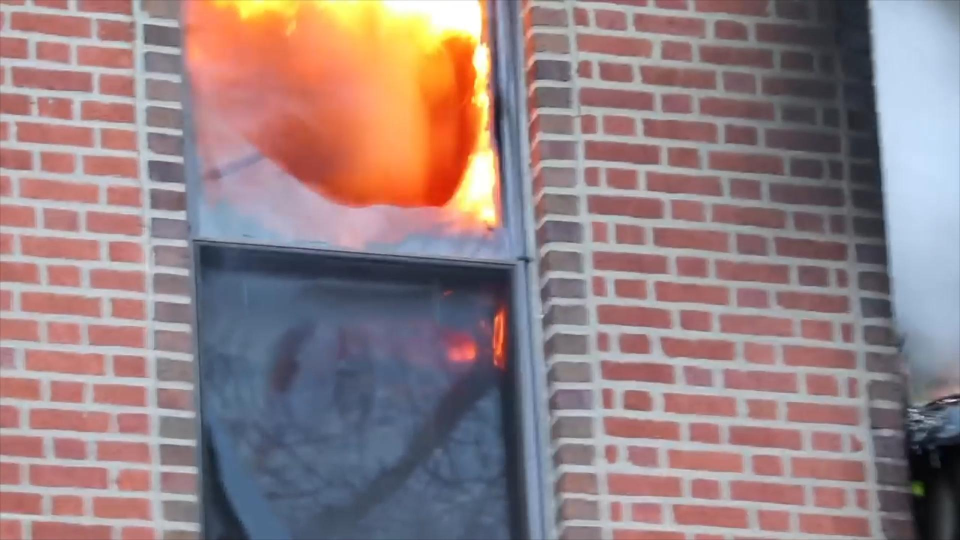
#> input picture imagenes/images_prepped_train/img(1).jpg, 1920 x 1080 px (shown at 1/2 size); its folder holds only this picture in this run
$ jupyter execute --allow-errors P_calculation.ipynb
#> lines starting #> are read from the running program, lines starting #| are printed output that depends on the picture
[cell 1]
from skimage import io
from skimage.color import rgb2lab
import numpy as np
import matplotlib.pyplot as plt

[cell 2]
plt.gray()

[cell 3]
buckets = 24
la = np.zeros((buckets,buckets))
lb = np.zeros((buckets,buckets))
ab = np.zeros((buckets,buckets))

[cell 4]
# Para discretizar después
limitesL = np.arange(100/24, 100, 100/24)
limitesab = np.arange(-128, 127, 256/24)

[cell 5]
def load_image(i):
#> called with i = 1
    img_rgb = io.imread("imagenes/images_prepped_train/img("+str(i)+").jpg").astype("float32") / 255
    img_lab = rgb2lab(img_rgb)
#> img_lab: shape (1080, 1920, 3) float32; mean of channels 0, 1, 2 55.6, 9.6, 2.1

    img_mask = io.imread("imagenes/annotations_prepped_train/img("+str(i)+").png").astype("float32") / 255
    pixeles_fuego = img_lab[img_mask == 1.0]

    L = np.searchsorted(limitesL, pixeles_fuego[:,0])
    a = np.searchsorted(limitesab, pixeles_fuego[:,1])
    b = np.searchsorted(limitesab, pixeles_fuego[:,2])

    for i in range(pixeles_fuego.shape[0]):
        la[L[i]][a[i]] += 1
        lb[L[i]][b[i]] += 1
        ab[a[i]][b[i]] += 1

#> (a cell that did not finish here is left out)

[cell 7]
fig = plt.figure(figsize=(10,5))
ax1 = fig.add_subplot(131, projection='3d')
ax2 = fig.add_subplot(132, projection='3d')
ax3 = fig.add_subplot(133, projection='3d')

x = np.outer(np.arange(buckets), np.ones(buckets))
y = x.copy().T

ax1.plot_surface(x, y, la)
ax2.plot_surface(x, y, lb)
ax3.plot_surface(x, y, ab)

plt.show()
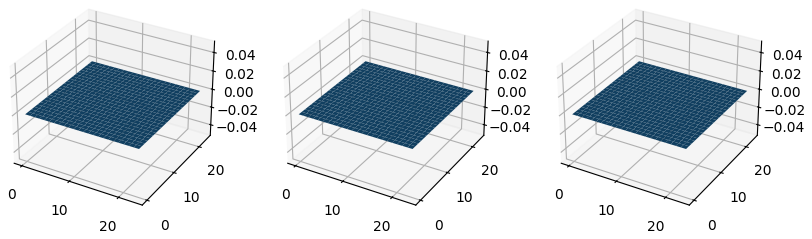
#> figure drawn by matplotlib, 3 panels
